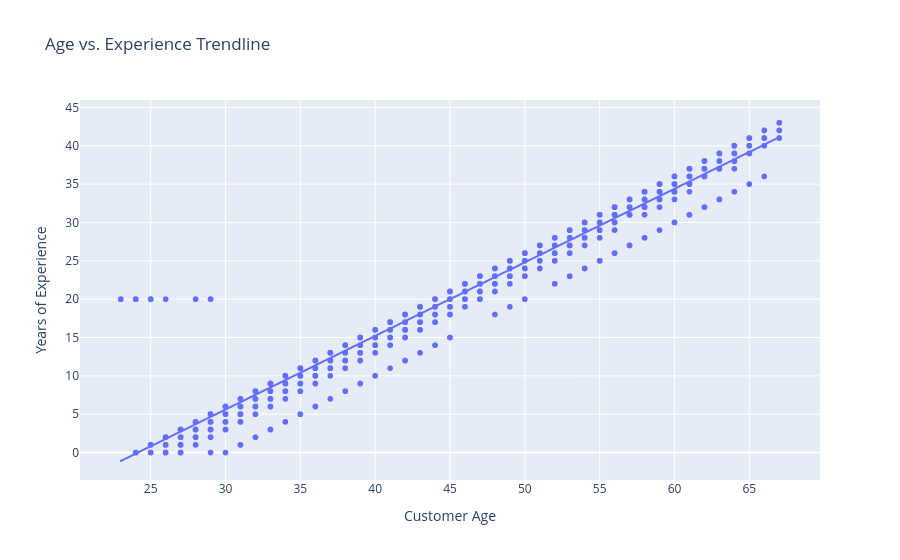

This figure's notebook cell:
### Markdown cell above
The Mortgage Distribution Plot
This box plot tells a very clear economic story:

No Loan: The vast majority of people have a $0 mortgage (the bottom of the box is pinned at 0). There are a ton of individual outliers extending upwards, but the bulk of the population doesn't carry a huge mortgage balance.

Loan Approved: The entire distribution shifts upwards. The box is much taller, meaning customers who take out personal loans are much more likely to already hold substantial mortgage debt with the bank (ranging up into the $200k–$500k area).

### Code cell
fig_age_exp = px.scatter(
    df, 
    x='Age', 
    y='Experience', 
    trendline='ols',
    title='Age vs. Experience Trendline',
    labels={'Age': 'Customer Age', 'Experience': 'Years of Experience'}
)
fig_age_exp.show()

### Figure 1 — Plotly figure (JSON) as saved in the notebook; plotly's stock layout.template omitted (floating-point values rounded to 4 significant figures; data arrays with more than 128 entries replaced by an {"elided": "..."} marker saying what was removed)
{"data": [{"hovertemplate": "Customer Age=%{x}<br>Years of Experience=%{y}<extra></extra>", "legendgroup": "", "marker": {"color": "#636efa", "symbol": "circle"}, "mode": "markers", "name": "", "showlegend": false, "type": "scattergl", "x": {"elided": "5000 int values"}, "xaxis": "x", "y": {"elided": "5000 int values"}, "yaxis": "y"}, {"hovertemplate": "<b>OLS trendline</b><br>Experience = 0.959269 * Age + -23.1641<br>R<sup>2</sup>=0.954884<br><br>Customer Age=%{x}<br>Years of Experience=%{y} <b>(trend)</b><extra></extra>", "legendgroup": "", "marker": {"color": "#636efa", "symbol": "circle"}, "mode": "lines", "name": "", "showlegend": false, "type": "scattergl", "x": {"elided": "5000 int values"}, "xaxis": "x", "y": {"elided": "5000 float values"}, "yaxis": "y"}], "layout": {"legend": {"tracegroupgap": 0}, "title": {"text": "Age vs. Experience Trendline"}, "xaxis": {"anchor": "y", "domain": [0, 1], "title": {"text": "Customer Age"}}, "yaxis": {"anchor": "x", "domain": [0, 1], "title": {"text": "Years of Experience"}}}}
